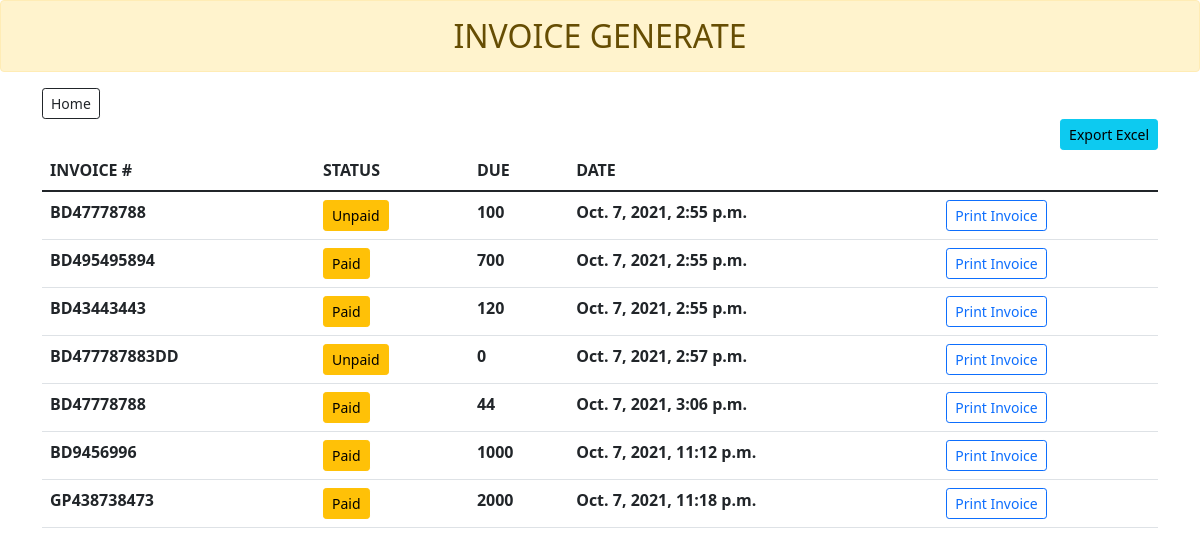
The app's page /invoice/, older data.
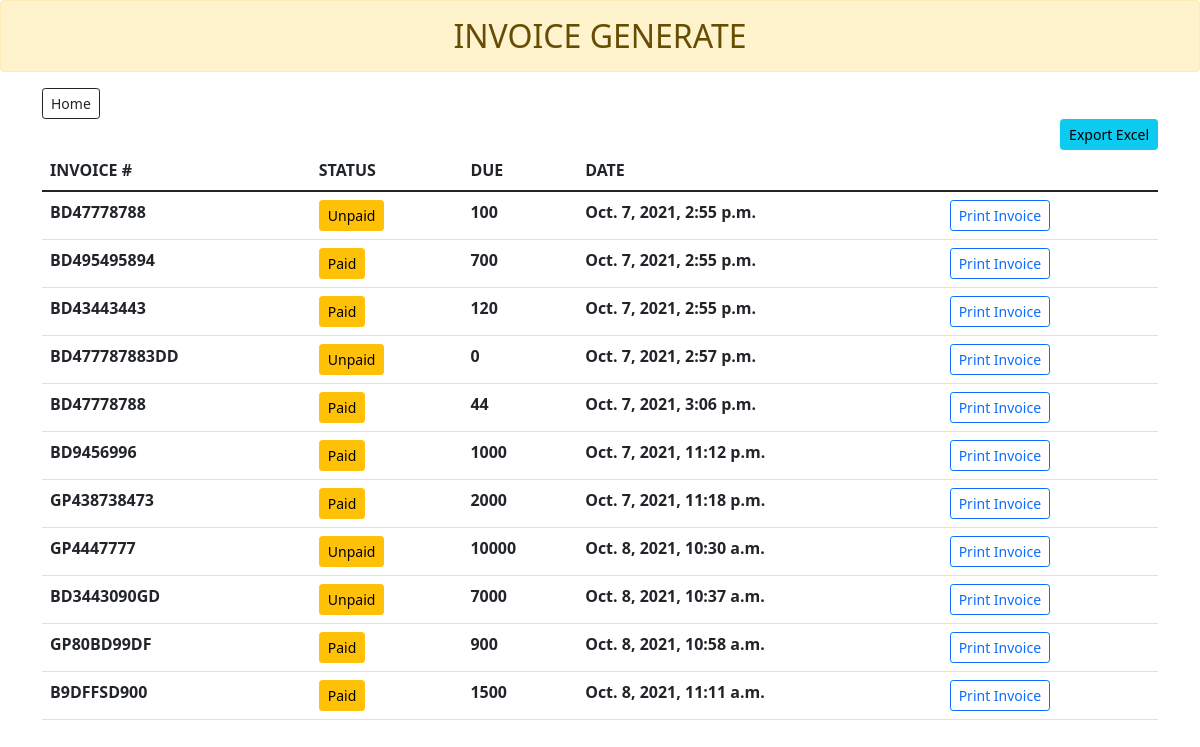
The same page, newer data.
### invoices/models.py (models this page shows, shortened)
class Invoice(models.Model):
    invoice_no = models.CharField(max_length=30, unique=True)
    choices = [
        ('Paid', 'Paid'),
        ('Unpaid', 'Unpaid'),
    ]
    status = models.CharField(choices=choices, max_length=20)
    due = models.PositiveBigIntegerField()
    created_on = models.DateTimeField(auto_now_add=True)
    updated_on = models.DateTimeField(auto_now=True)

### invoices/views.py (the view)
# urls.py: path('invoice/', views.show_invoice, name='show_invoice'),
def show_invoice(request):
    invoice_list = Invoice.objects.all()
    return render(request, 'invoice_detail.html', {'invoice_list': invoice_list})

### templates/invoice_detail.html (shortened to what this page needs)
{% extends 'base.html' %}
{% block content %}
    <h2 class="alert alert-warning text-center">INVOICE GENERATE</h2>
    <div class="container">
        <a href="{% url 'invoice:invoice' %}">
            <button class="btn btn-outline-dark btn-sm">Home</button>
        </a>
        <div class="text-end">
            <a href="{% url 'invoice:invoice_excel' %}">
                <button class="btn btn-info btn-sm">Export Excel</button>
            </a>
        </div>
        <table class="table">
            <thead class="thead-dark">
            <tr>
                <th>INVOICE #</th>
                <th>STATUS</th>
                <th>DUE</th>
                <th>DATE</th>
            </tr>
            </thead>
            <tbody>
            {% for invoice in invoice_list %}
                <tr>
                    <th scope="row">{{ invoice.invoice_no }}</th>
                    <th scope="row"><span class="btn btn-warning btn-sm">{{ invoice.status }}</span></th>
                    <th scope="row">{{ invoice.due }}</th>
                    <th scope="row">{{ invoice.created_on }}</th>
                    <th scope="row"><a href="{% url 'invoice:invoice_pdf' invoice.pk %}">
                        <button class="btn btn-outline-primary btn-sm">Print Invoice</button>
                    </a></th>
                </tr>
            {% endfor %}
            </tbody>
        </table>
    </div>
{% endblock %}

Row changes from the older to the newer data that the page shows:
added Invoice: invoice_no "GP4447777", status "Unpaid", due "10000", created_on "Oct. 8, 2021, 10:30 a.m."
added Invoice: invoice_no "BD3443090GD", status "Unpaid", due "7000", created_on "Oct. 8, 2021, 10:37 a.m."
added Invoice: invoice_no "GP80BD99DF", status "Paid", due "900", created_on "Oct. 8, 2021, 10:58 a.m."
added Invoice: invoice_no "B9DFFSD900", status "Paid", due "1500", created_on "Oct. 8, 2021, 11:11 a.m."
